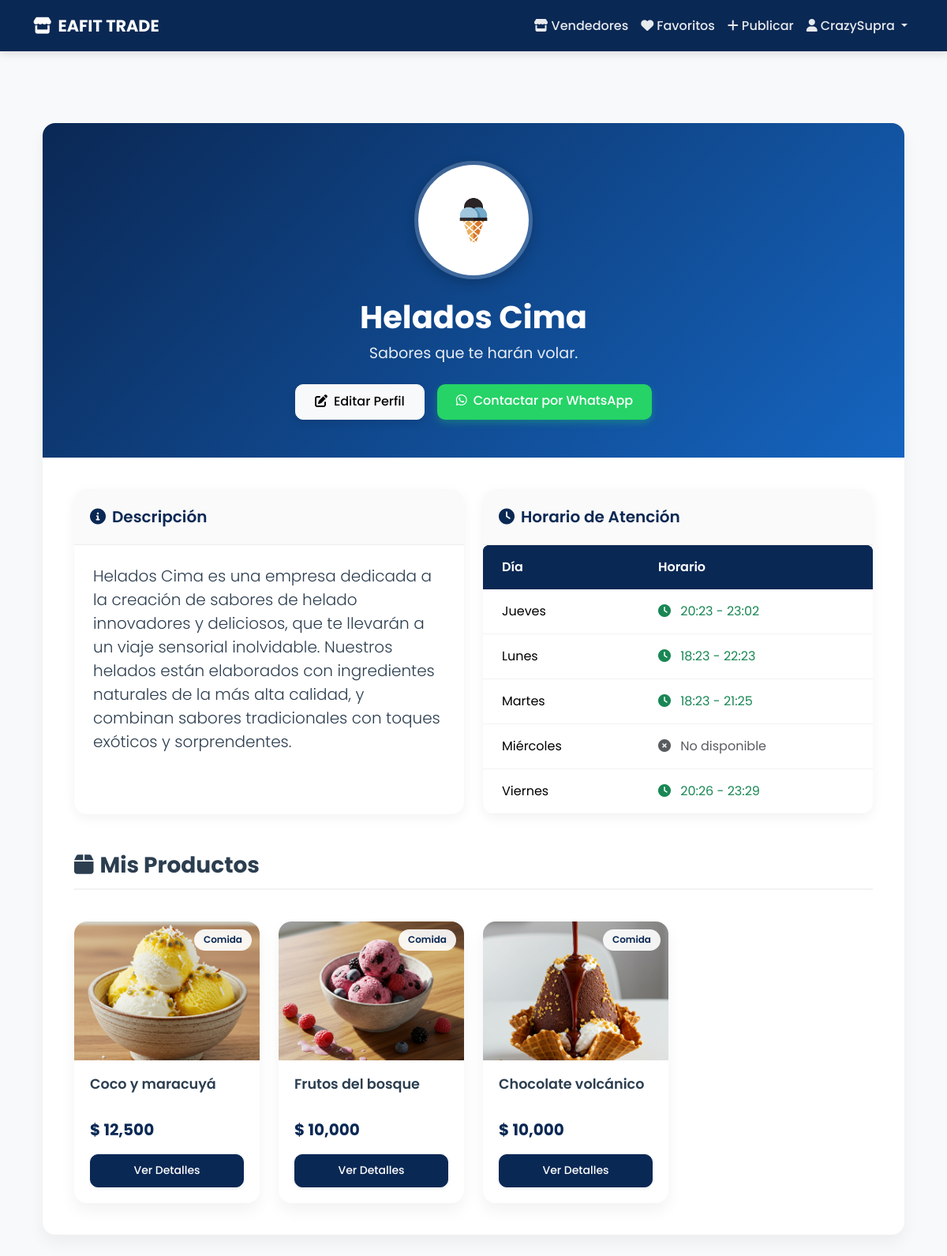
The app's page /profile/ (signed in) with its own data.
### seller_profiles/models.py (models this page shows, shortened)
class SellerProfile(models.Model):
    user = models.OneToOneField(
        User,
        on_delete=models.CASCADE,
        related_name='seller_profile'
    )
    profile_image = models.ImageField(
        upload_to='profiles/',
        verbose_name='Foto de perfil',
        null=True,
        blank=True
    )
    store_name = models.CharField(
        max_length=100,
        verbose_name='Nombre de la tienda',
        help_text='Nombre que se mostrará en tu perfil de vendedor'
    )
    slogan = models.CharField(
        max_length=200,
        verbose_name='Slogan',
        help_text='Una frase corta que describa tu tienda',
        blank=True,
        null=True
    )
    description = models.TextField(
        verbose_name='Descripción',
        help_text='Describe tu tienda y los productos que vendes'
    )
    whatsapp = models.CharField(
        max_length=15,
        verbose_name='WhatsApp',
        help_text='Ingresa tu número de WhatsApp con código de país (ej: 573001234567)',
        blank=True,
        null=True
    )
    class Meta:
        verbose_name = 'Perfil de vendedor'
        verbose_name_plural = 'Perfiles de vendedores'
    def get_whatsapp_link(self, product_name=None):
        if not self.whatsapp:
            return None
        base_url = f"https://wa.me/{self.whatsapp}"
        if product_name:
            message = f"Hola, estoy interesado en el producto: {product_name}. ¿Podrías darme más información?"
            return f"{base_url}?text={urllib.parse.quote(message)}"
        return base_url

class Schedule(models.Model):
    DAYS_OF_WEEK = [
        ('Lunes', 'Lunes'),
        ('Martes', 'Martes'),
        ('Miércoles', 'Miércoles'),
        ('Jueves', 'Jueves'),
        ('Viernes', 'Viernes'),
    ]
    profile = models.ForeignKey(
        SellerProfile,
        on_delete=models.CASCADE,
        related_name='schedules'
    )
    day = models.CharField(
        max_length=20,
        choices=DAYS_OF_WEEK,
        verbose_name='Día'
    )
    is_available = models.BooleanField(
        default=True,
        verbose_name='Disponible'
    )
    start_time = models.TimeField(
        verbose_name='Hora de inicio',
        null=True,
        blank=True
    )
    end_time = models.TimeField(
        verbose_name='Hora de cierre',
        null=True,
        blank=True
    )
    class Meta:
        ordering = ['day']
        unique_together = ['profile', 'day']

### products/models.py (models this page shows, shortened)
class Product(models.Model):
    CATEGORY_CHOICES = [
        ('Comida', 'Comida'),
        ('Ropa', 'Ropa'),
        ('Tecnología', 'Tecnología'),
        ('Libros', 'Libros'),
        ('Otros', 'Otros'),
    ]
    CONDITION_CHOICES = [
        ('Nuevo', 'Nuevo'),
        ('Usado', 'Usado'),
        ('Buen estado', 'Buen estado'),
    ]
    FOOD_TYPE_CHOICES = [
        ('Panadería', 'Panadería'),
        ('Galletas', 'Galletas'),
        ('Repostería', 'Repostería'),
        ('Frutas', 'Frutas'),
        ('Frituras', 'Frituras'),
        ('Dulces', 'Dulces'),
        ('Helados', 'Helados'),
        ('Snacks', 'Snacks'),
        ('Comida rápida', 'Comida rápida'),
        ('Otros', 'Otros'),
    ]
    name = models.CharField(
        max_length=255,
        verbose_name='Nombre',
        help_text='Nombre del producto'
    )
    category = models.CharField(
        max_length=50,
        choices=CATEGORY_CHOICES,
        verbose_name='Categoría',
        null=True,
        blank=True
    )
    food_type = models.CharField(
        max_length=50,
        choices=FOOD_TYPE_CHOICES,
        verbose_name='Tipo de Comida',
        blank=True,
        null=True
    )
    description = models.TextField(
        verbose_name='Descripción',
        help_text='Describe tu producto detalladamente'
    )
    price = models.DecimalField(
        max_digits=10,
        decimal_places=2,
        validators=[MinValueValidator(0.01)],
        verbose_name='Precio',
        help_text='Precio en pesos colombianos'
    )
    published_at = models.DateTimeField(
        default=timezone.now,
        verbose_name='Fecha de publicación'
    )
    condition = models.CharField(
        max_length=50,
        choices=CONDITION_CHOICES,
        verbose_name='Estado',
        blank=True,
        null=True
    )
    image = models.ImageField(
        upload_to='products/',
        verbose_name='Imagen',
        help_text='Imagen del producto'
    )
    seller = models.ForeignKey(
        User,
        on_delete=models.CASCADE,
        verbose_name='Vendedor',
        related_name='products'
    )
    available = models.BooleanField(
        default=True,
        verbose_name='Disponible'
    )
    class Meta:
        verbose_name = 'Producto'
        verbose_name_plural = 'Productos'
        ordering = ['-published_at']
        indexes = [
            models.Index(fields=['name']),
            models.Index(fields=['category']),
            models.Index(fields=['available']),
        ]

### seller_profiles/views.py (the view)
# urls.py: path('profile/', profile_views.view_profile, name='view_profile'),
@login_required
def view_profile(request):
    try:
        profile = request.user.seller_profile
        return render(request, 'seller_profiles/view_profile.html', {'profile': profile})
    except SellerProfile.DoesNotExist:
        messages.warning(request, 'Necesitas crear tu perfil de vendedor primero.')
        return redirect('create_profile')

### seller_profiles/templates/seller_profiles/view_profile.html (shortened to what this page needs)
{% extends 'seller_profiles/profile_base.html' %}
{% load humanize %}
{% block content %}
<section class="profile-section py-5">
    <div class="container">
        <div class="profile-card">
            <div class="profile-header">
                <div class="profile-image-wrapper">
                    {% if profile.profile_image %}
                        <img src="{{ profile.profile_image.url }}" alt="{{ profile.store_name }}" class="profile-image">
                    {% else %}
                        <div class="profile-image d-flex align-items-center justify-content-center bg-secondary">
                            <i class="fas fa-store fa-3x text-white"></i>
                        </div>
                    {% endif %}
                </div>
                <h1 class="store-name">{{ profile.store_name }}</h1>
                {% if profile.slogan %}
                    <p class="store-slogan">{{ profile.slogan }}</p>
                {% endif %}
                <div class="profile-actions">
                    {% if user == profile.user %}
                        <a href="{% url 'edit_profile' %}" class="btn btn-light edit-button">
                            <i class="fas fa-edit me-2"></i>Editar Perfil
                        </a>
                    {% endif %}
                    {% if profile.whatsapp %}
                        <a href="{{ profile.get_whatsapp_link }}"
                           class="btn whatsapp-button"
                           target="_blank"
                           rel="noopener noreferrer">
                            <i class="fab fa-whatsapp me-2"></i>Contactar por WhatsApp
                        </a>
                    {% endif %}
                </div>
            </div>
            <div class="profile-body">
                <div class="row g-4">
                    <div class="col-lg-6">
                        <div class="info-card">
                            <div class="info-card-header">
                                <i class="fas fa-info-circle me-2"></i>Descripción
                            </div>
                            <div class="info-card-body">
                                <p class="lead mb-0">{{ profile.description }}</p>
                            </div>
                        </div>
                    </div>
                    <div class="col-lg-6">
                        <div class="info-card">
                            <div class="info-card-header">
                                <i class="fas fa-clock me-2"></i>Horario de Atención
                            </div>
                            <div class="info-card-body p-0">
                                <div class="table-responsive">
                                    <table class="table schedule-table mb-0">
                                        <thead>
                                            <tr>
                                                <th>Día</th>
                                                <th>Horario</th>
                                            </tr>
                                        </thead>
                                        <tbody>
                                            {% for schedule in profile.schedules.all %}
                                            <tr>
                                                <td>{{ schedule.get_day_display }}</td>
                                                <td>
                                                    {% if schedule.is_available %}
                                                        <span class="text-success">
                                                            <i class="fas fa-clock me-2"></i>
                                                            {{ schedule.start_time|time:"H:i" }} - {{ schedule.end_time|time:"H:i" }}
                                                        </span>
                                                    {% else %}
                                                        <span class="text-muted">
                                                            <i class="fas fa-times-circle me-2"></i>
                                                            No disponible
                                                        </span>
                                                    {% endif %}
                                                </td>
                                            </tr>
                                            {% endfor %}
                                        </tbody>
                                    </table>
                                </div>
                            </div>
                        </div>
                    </div>
                </div>
                {% if profile.user.products.exists %}
                <div class="mt-5">
                    <h2 class="section-title">
                        <i class="fas fa-box me-2"></i>Mis Productos
                    </h2>
                    <div class="row g-4 mt-3">
                        {% for product in profile.user.products.all %}
                            {% if product.available %}
                                <div class="col-md-6 col-lg-4 col-xl-3">
                                    <div class="product-card">
                                        <div class="product-image-container">
                                            {% if product.image %}
                                                <img src="{{ product.image.url }}" class="product-image" alt="{{ product.name }}">
                                            {% endif %}
                                            <div class="product-category">{{ product.get_category_display }}</div>
                                        </div>
                                        <div class="product-details">
                                            <h3 class="product-title">{{ product.name }}</h3>
                                            <div class="product-price">$ {{ product.price|floatformat:0|intcomma }}</div>
                                            <a href="{% url 'product_detail' product.id %}" class="btn btn-sm btn-primary w-100 mt-3">Ver Detalles</a>
                                        </div>
                                    </div>
                                </div>
                            {% endif %}
                        {% endfor %}
                    </div>
                </div>
                {% endif %}
            </div>
        </div>
    </div>
</section>
{% endblock %}

### seller_profiles/templates/seller_profiles/profile_base.html (shortened to what this page needs)
{% extends 'products/base.html' %}
{% load form_tags %}

### products/templates/products/base.html (shortened to what this page needs)
<!DOCTYPE html>
<html>
<head>
    <link href="https://cdn.jsdelivr.net/npm/bootstrap@5.3.2/dist/css/bootstrap.min.css" rel="stylesheet">
    <link href="https://cdnjs.cloudflare.com/ajax/libs/font-awesome/6.0.0/css/all.min.css" rel="stylesheet">
</head>
<body>
    <nav class="navbar navbar-expand-lg navbar-dark">
        <div class="container">
            <a class="navbar-brand" href="{% url 'home' %}">
                <i class="fas fa-store me-2"></i>EAFIT TRADE
            </a>
            <div class="collapse navbar-collapse" id="navbarNav">
                <ul class="navbar-nav ms-auto">
                    <li class="nav-item">
                        <a class="nav-link" href="{% url 'seller_list' %}">
                            <i class="fas fa-store me-1"></i>Vendedores
                        </a>
                    </li>
                    {% if user.is_authenticated %}
                        <li class="nav-item">
                            <a class="nav-link" href="{% url 'favorites_list' %}">
                                <i class="fas fa-heart me-1"></i>Favoritos
                            </a>
                        </li>
                        <li class="nav-item">
                            <a class="nav-link" href="{% url 'add_product' %}">
                                <i class="fas fa-plus me-1"></i>Publicar
                            </a>
                        </li>
                        <li class="nav-item dropdown">
                            <a class="nav-link dropdown-toggle" href="#" role="button" data-bs-toggle="dropdown">
                                <i class="fas fa-user me-1"></i>{{ user.username }}
                            </a>
                        </li>
                    {% endif %}
                </ul>
            </div>
        </div>
    </nav>
    <div class="content">
        <div class="container">
            {% block content %}{% endblock %}
        </div>
    </div>
</body>
</html>

### records on screen
SellerProfile: profile_image (picture), store_name "Helados Cima", slogan "Sabores que te harán volar.", description "Helados Cima es una empresa dedicada a la creación de sabores de helado innovadores y deliciosos, que te llevarán a un viaje sensorial inolvidable. Nuestros helados están elaborados con ingredientes naturales de la más alta calidad, y combinan sabores tradicionales con toques exóticos y sorprendentes."
Schedule: day "Jueves", start_time "20:23", end_time "23:02"
Schedule: day "Lunes", start_time "18:23", end_time "22:23"
Schedule: day "Martes", start_time "18:23", end_time "21:25"
Schedule: day "Miércoles", is_available False (drawn)
Schedule: day "Viernes", start_time "20:26", end_time "23:29"
Product: image (picture), category "Comida", name "Coco y maracuyá", price "12,500"
Product: image (picture), category "Comida", name "Frutos del bosque", price "10,000"
Product: image (picture), category "Comida", name "Chocolate volcánico", price "10,000"

### other values on screen
{{ user.username }} "CrazySupra"
